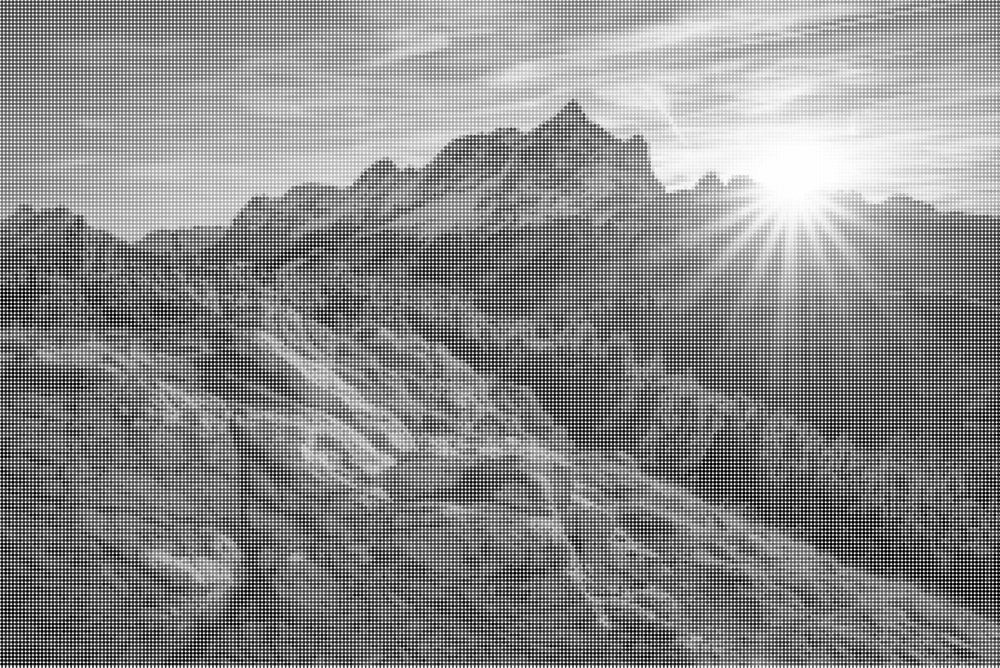
#> input picture examples/dotted_mountains.jpeg, 1000 x 668 px, shrunk from 2200 x 1469 before the run
$ python dotizer.py examples/dotted_mountains.jpeg
#> lines starting #> are read from the running program, lines starting #| are printed output that depends on the picture
import argparse

import numpy as np
from PIL import Image


def main(img_path: str, tile_size: int = 6, output_path: str | None = None) -> None:
#> called with img_path = 'examples/dotted_mountains.jpeg', tile_size = 6
    with Image.open(img_path).convert("L") as img:
#> img is the input picture: PIL image 1000x668 L; min 0, max 255, mean 137.8
        pixels = np.asarray(img)
        height, width = pixels.shape
#> height = 668; width = 1000

        dotted = np.full_like(pixels, 255)

        for y in range(0, height, tile_size):
            for x in range(0, width, tile_size):
                tile = pixels[y:y + tile_size, x:x + tile_size]
                tile_height, tile_width = tile.shape

                avg_grayness = int(tile.mean())

                cx, cy = tile_width // 2, tile_height // 2
                radius = min(tile_width, tile_height) // 2
                r2 = radius ** 2

                for dy in range(tile_height):
                    for dx in range(tile_width):
                        if (dx - cx) ** 2 + (dy - cy) ** 2 <= r2:
                            dotted[y + dy, x + dx] = avg_grayness
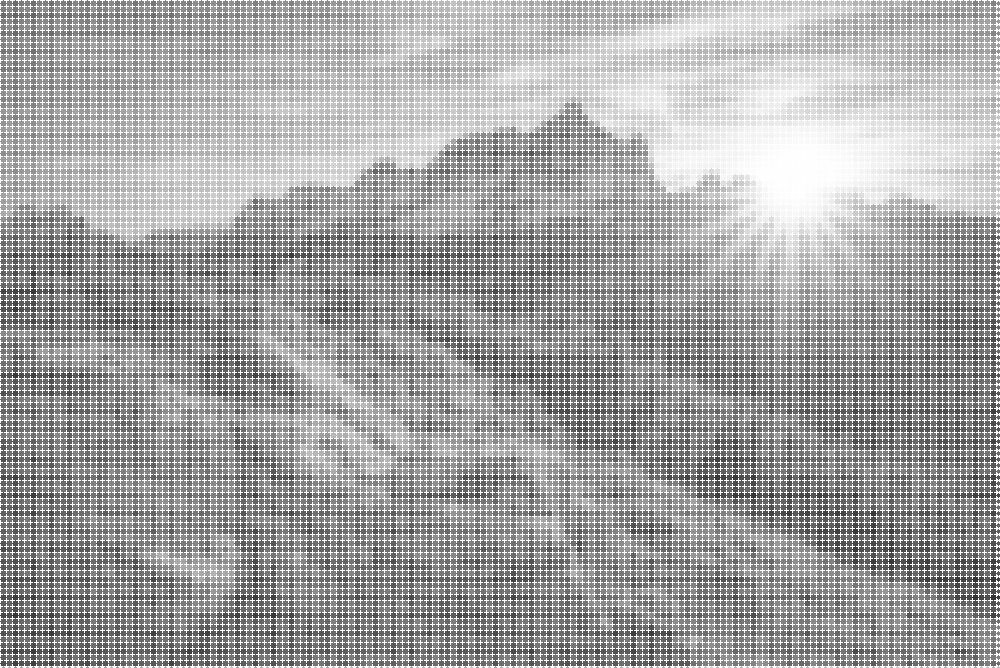
#> dotted: shape (668, 1000); min 51, max 255, mean 167

        result = Image.fromarray(dotted)

        if output_path is not None:
            result.save(output_path)
        else:
            result.show()


def parse_args() -> argparse.Namespace:
    parser = argparse.ArgumentParser(
        description="Convert an image into a dotted grayscale version"
    )
    parser.add_argument("image_path", type=str, help="Path to the input image")
    parser.add_argument(
        "--tile-size",
        type=int,
        default=6,
        help="Tile size for dots (default-6)"
    )
    parser.add_argument(
        "--output",
        type=str,
        help="Optional path to save the dotted image"
    )
    return parser.parse_args()


if __name__ == "__main__":
    args = parse_args()
    main(img_path=args.image_path, tile_size=args.tile_size, output_path=args.output)
